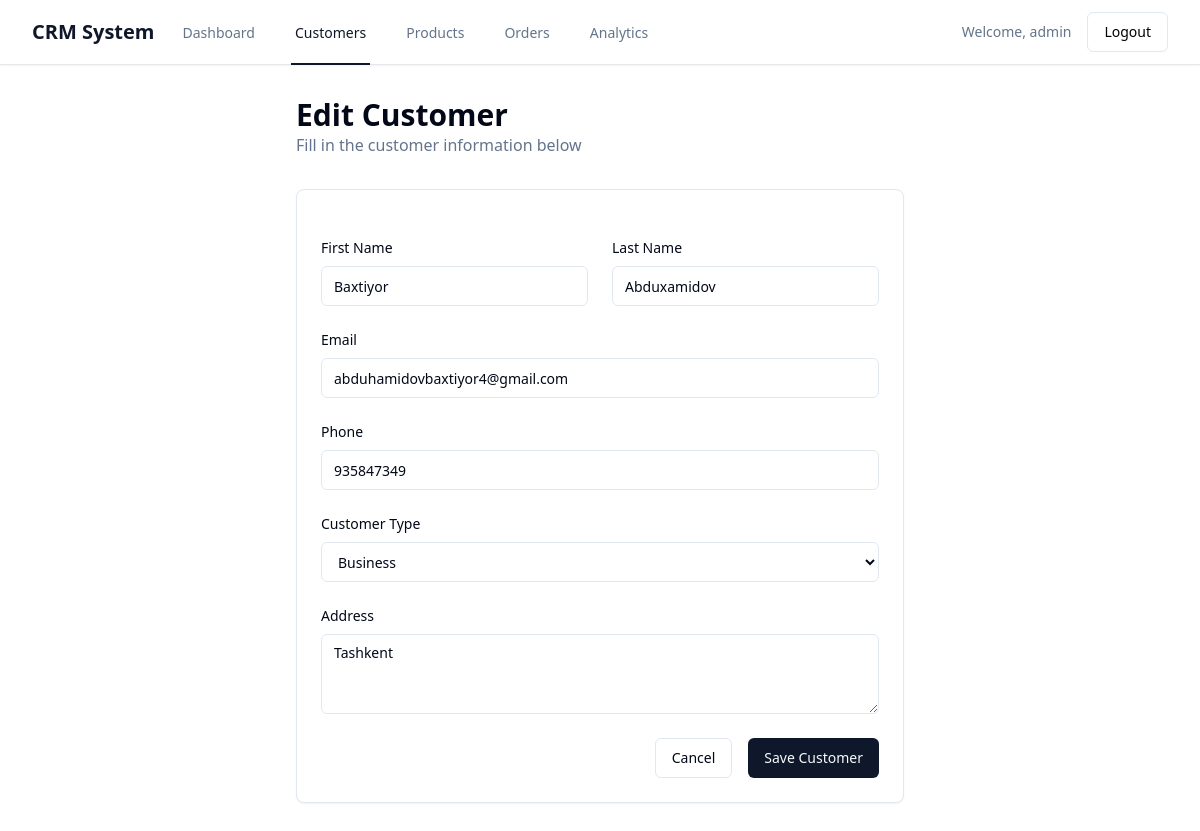
The page /customers/4/edit/ (signed in) on the database its author committed.
### app/models.py (models this page shows, shortened)
class Customer(models.Model):
    CUSTOMER_TYPES = [
        ('individual', 'Individual'),
        ('business', 'Business'),
    ]
    first_name = models.CharField(max_length=100)
    last_name = models.CharField(max_length=100)
    email = models.EmailField(unique=True)
    phone = models.CharField(max_length=20)
    address = models.TextField()
    customer_type = models.CharField(max_length=20, choices=CUSTOMER_TYPES, default='individual')
    created_at = models.DateTimeField(auto_now_add=True)
    updated_at = models.DateTimeField(auto_now=True)

### app/views.py (the view)
# urls.py: path('customers/<int:pk>/edit/', views.customer_edit, name='customer_edit'),
@login_required
def customer_edit(request, pk):
    customer = get_object_or_404(Customer, pk=pk)
    if request.method == 'POST':
        form = CustomerForm(request.POST, instance=customer)
        if form.is_valid():
            form.save()
            messages.success(request, 'Customer updated successfully!')
            return redirect('customer_list')
    else:
        form = CustomerForm(instance=customer)
    return render(request, 'crm/customer_form.html', {'form': form, 'title': 'Edit Customer'})

### app/templates/crm/customer_form.html (shortened to what this page needs)
{% extends 'base.html' %}
{% block content %}
<div class="mx-auto max-w-2xl px-4 sm:px-6 lg:px-8 py-8">
    <div class="mb-8">
        <h1 class="text-3xl font-bold text-foreground">{{ title }}</h1>
        <p class="text-muted-foreground">Fill in the customer information below</p>
    </div>
    <div class="rounded-lg border border-border bg-card text-card-foreground shadow-sm p-6">
        <form method="post" class="space-y-6">
            <div class="grid grid-cols-1 gap-6 sm:grid-cols-2">
                <div>
                    <label for="{{ form.first_name.id_for_label }}" class="block text-sm font-medium text-foreground mb-2">
                        First Name
                    </label>
                    {{ form.first_name }}
                </div>
                <div>
                    <label for="{{ form.last_name.id_for_label }}" class="block text-sm font-medium text-foreground mb-2">
                        Last Name
                    </label>
                    {{ form.last_name }}
                </div>
            </div>
            <div>
                <label for="{{ form.email.id_for_label }}" class="block text-sm font-medium text-foreground mb-2">
                    Email
                </label>
                {{ form.email }}
            </div>
            <div>
                <label for="{{ form.phone.id_for_label }}" class="block text-sm font-medium text-foreground mb-2">
                    Phone
                </label>
                {{ form.phone }}
            </div>
            <div>
                <label for="{{ form.customer_type.id_for_label }}" class="block text-sm font-medium text-foreground mb-2">
                    Customer Type
                </label>
                {{ form.customer_type }}
            </div>
            <div>
                <label for="{{ form.address.id_for_label }}" class="block text-sm font-medium text-foreground mb-2">
                    Address
                </label>
                {{ form.address }}
            </div>
            <div class="flex justify-end space-x-4">
                <a href="{% url 'customer_list' %}" class="inline-flex items-center justify-center rounded-md text-sm font-medium ring-offset-background transition-colors focus-visible:outline-none focus-visible:ring-2 focus-visible:ring-ring focus-visible:ring-offset-2 disabled:pointer-events-none disabled:opacity-50 border border-input bg-background hover:bg-accent hover:text-accent-foreground h-10 px-4 py-2">
                    Cancel
                </a>
                <button type="submit" class="inline-flex items-center justify-center rounded-md text-sm font-medium ring-offset-background transition-colors focus-visible:outline-none focus-visible:ring-2 focus-visible:ring-ring focus-visible:ring-offset-2 disabled:pointer-events-none disabled:opacity-50 bg-primary text-primary-foreground hover:bg-primary/90 h-10 px-4 py-2">
                    Save Customer
                </button>
            </div>
        </form>
    </div>
</div>
{% endblock %}

### app/templates/base.html (shortened to what this page needs)
<!DOCTYPE html>
<html lang="en" class="h-full bg-background">
<head>
    <script src="https://cdn.tailwindcss.com"></script>
</head>
<body class="h-full">
    <div class="min-h-full">
        {% if user.is_authenticated %}
        <nav class="bg-white shadow-sm border-b">
            <div class="mx-auto max-w-7xl px-4 sm:px-6 lg:px-8">
                <div class="flex h-16 justify-between">
                    <div class="flex">
                        <div class="flex flex-shrink-0 items-center">
                            <h1 class="text-xl font-bold text-primary">CRM System</h1>
                        </div>
                        <div class="hidden sm:-my-px sm:ml-6 sm:flex sm:space-x-8">
                            <a href="{% url 'dashboard' %}" class="{% if request.resolver_match.url_name == 'dashboard' %}border-primary text-primary{% else %}border-transparent text-muted-foreground hover:border-gray-300 hover:text-gray-700{% endif %} inline-flex items-center border-b-2 px-1 pt-1 text-sm font-medium">
                                Dashboard
                            </a>
                            <a href="{% url 'customer_list' %}" class="{% if 'customer' in request.resolver_match.url_name %}border-primary text-primary{% else %}border-transparent text-muted-foreground hover:border-gray-300 hover:text-gray-700{% endif %} inline-flex items-center border-b-2 px-1 pt-1 text-sm font-medium">
                                Customers
                            </a>
                            <a href="{% url 'product_list' %}" class="{% if 'product' in request.resolver_match.url_name %}border-primary text-primary{% else %}border-transparent text-muted-foreground hover:border-gray-300 hover:text-gray-700{% endif %} inline-flex items-center border-b-2 px-1 pt-1 text-sm font-medium">
                                Products
                            </a>
                            <a href="{% url 'order_list' %}" class="{% if 'order' in request.resolver_match.url_name %}border-primary text-primary{% else %}border-transparent text-muted-foreground hover:border-gray-300 hover:text-gray-700{% endif %} inline-flex items-center border-b-2 px-1 pt-1 text-sm font-medium">
                                Orders
                            </a>
                            <a href="{% url 'analytics' %}" class="{% if request.resolver_match.url_name == 'analytics' %}border-primary text-primary{% else %}border-transparent text-muted-foreground hover:border-gray-300 hover:text-gray-700{% endif %} inline-flex items-center border-b-2 px-1 pt-1 text-sm font-medium">
                                Analytics
                            </a>
                        </div>
                    </div>
                    <div class="hidden sm:ml-6 sm:flex sm:items-center">
                        <div class="relative ml-3">
                            <div class="flex items-center space-x-4">
                                <span class="text-sm text-muted-foreground">Welcome, {{ user.username }}</span>
                                <a href="{% url 'logout' %}" class="inline-flex items-center justify-center rounded-md text-sm font-medium ring-offset-background transition-colors focus-visible:outline-none focus-visible:ring-2 focus-visible:ring-ring focus-visible:ring-offset-2 disabled:pointer-events-none disabled:opacity-50 border border-input bg-background hover:bg-accent hover:text-accent-foreground h-10 px-4 py-2">
                                    Logout
                                </a>
                            </div>
                        </div>
                    </div>
                </div>
            </div>
        </nav>
        {% endif %}
        <main>
            {% block content %}
            {% endblock %}
        </main>
    </div>
</body>
</html>

### rows shown on the page
Customer: first_name "Baxtiyor", last_name "Abduxamidov", email "abduhamidovbaxtiyor4@gmail.com", phone "935847349", customer_type "Business", address "Tashkent"

### other values the page prints
{{ user.username }} "admin"
{{ title }} "Edit Customer"
